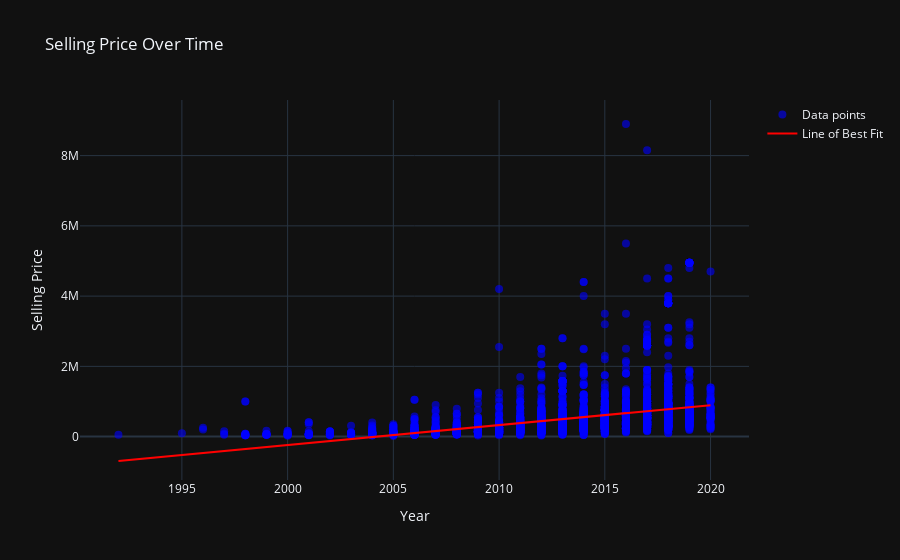

Notebook cell for this chart:
### Code cell
import numpy as np
import plotly.graph_objects as go
import pandas as pd

# Ensure the 'year' column is numeric
df['year'] = pd.to_datetime(df['year'], format='%Y').dt.year

# Scatter plot with plotly
fig = go.Figure()

# Add scatter points
fig.add_trace(go.Scatter(
    x=df['year'], 
    y=df['selling_price'], 
    mode='markers',  # Only markers
    marker=dict(color='blue', opacity=0.6, size=8),  # Styling markers
    name='Data points'  # Label for the data points
))

# Fit a linear regression (line of best fit) using NumPy
slope, intercept = np.polyfit(df['year'], df['selling_price'], 1)
line = slope * df['year'] + intercept  # Calculate the line of best fit

# Add the line of best fit
fig.add_trace(go.Scatter(
    x=df['year'], 
    y=line,  # The regression line
    mode='lines',  # Line mode (no markers)
    line=dict(color='red', width=2),  # Red line of best fit
    name='Line of Best Fit'  # Label for the line
))

# Update layout with titles and labels
fig.update_layout(
    title='Selling Price Over Time',
    xaxis_title='Year',
    yaxis_title='Selling Price',
    template='plotly_dark',  # Dark background (optional)
    hovermode='closest'  # Show data points when hovering
)

# Show the plot
fig.show()

### Figure 1 — Plotly figure (JSON) as saved in the notebook; plotly's stock layout.template omitted (floating-point values rounded to 4 significant figures; data arrays with more than 128 entries replaced by an {"elided": "..."} marker saying what was removed)
{"data": [{"marker": {"color": "blue", "opacity": 0.6, "size": 8}, "mode": "markers", "name": "Data points", "type": "scatter", "x": {"elided": "4340 int values"}, "y": {"elided": "4340 int values"}}, {"line": {"color": "red", "width": 2}, "mode": "lines", "name": "Line of Best Fit", "type": "scatter", "x": {"elided": "4340 int values"}, "y": {"elided": "4340 float values"}}], "layout": {"hovermode": "closest", "title": {"text": "Selling Price Over Time"}, "xaxis": {"title": {"text": "Year"}}, "yaxis": {"title": {"text": "Selling Price"}}}}
